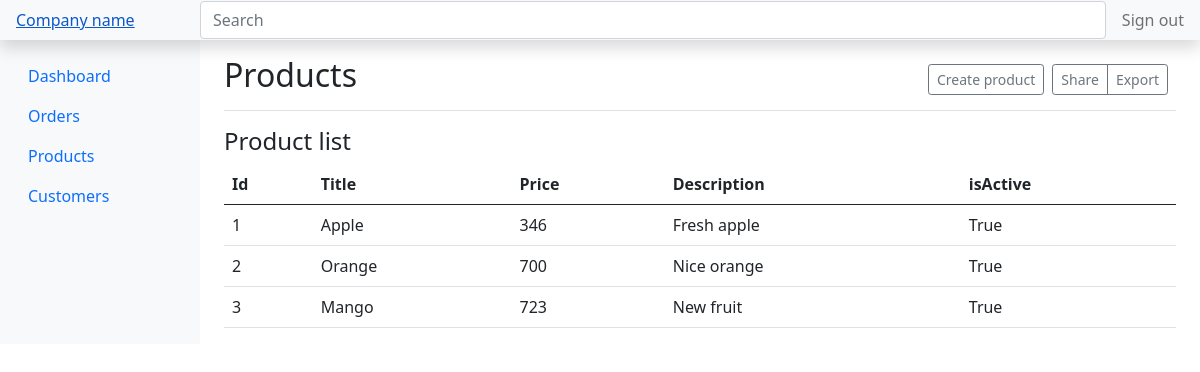
Screenshot of /admin/products (signed in) with the database file from the repository.
### app.py (models this page shows)
class Item(db.Model):
    id = db.Column(db.Integer, primary_key=True)
    title = db.Column(db.String(100), nullable=True)
    price = db.Column(db.Integer, nullable=True)
    description = db.Column(db.String(100), nullable=True)
    img = db.Column(db.Text, nullable=True)
    name = db.Column(db.Text, nullable=True)
    mimetype = db.Column(db.Text, nullable=True)
    isActive = db.Column(db.Boolean, default=True)

### app.py (the view)
@app.route('/admin/products', methods=['POST', 'GET'])
def admin_products():
    try:
        session['auth_admin']
        if request.method == "POST":
            title = request.form['title']
            description = request.form['description']
            price = request.form['price']
            pic = request.files['pic']
            filename = secure_filename(pic.filename)
            mimetype = pic.mimetype
            if not filename or not mimetype:
                return 'Bad upload!', 400
            item = Item(title=title, price=price, description=description, img=pic.read(), name=filename, mimetype=mimetype)
            try:
                db.session.add(item)
                db.session.commit()
                return redirect('/admin/products')
            except:
                return "Получилась ошибка"
        else:
            query_products = Item.query.all()
            products = []
            for i in query_products:
                products.append(dict(id=i.id, title=i.title, price=i.price, description=i.description, img=i.img, name=i.name, mimetype=i.mimetype, isActive=i.isActive))
            return render_template('admin_products.html', products=products)
    except:
        return render_template('admin_dashboard.html', memo='memo')

### templates/admin_products.html (shortened to what this page needs)
<!doctype html>
<html lang="en">
<head>
    <link href="https://getbootstrap.com/docs/5.0/dist/css/bootstrap.min.css" rel="stylesheet"
>
    <link href="https://getbootstrap.com/docs/5.0/examples/dashboard/dashboard.css" rel="stylesheet">
</head>
<body>
<header class="navbar navbar-light sticky-top bg-light flex-md-nowrap p-0 shadow">
    <a class="navbar navbar-light sticky-top bg-light col-md-3 col-lg-2 me-0 px-3" href="#">Company name</a>
    <input class="form-control form-control-dark w-100" type="text" placeholder="Search" aria-label="Search">
    <ul class="navbar-nav px-3">
        <li class="nav-item text-nowrap">
            <a class="nav-link" href="/delete-admin-auth/">Sign out</a>
        </li>
    </ul>
</header>
<div class="container-fluid">
    <div class="row">
        <nav id="sidebarMenu" class="col-md-3 col-lg-2 d-md-block bg-light sidebar collapse">
            <div class="position-sticky pt-3">
                <ul class="nav flex-column">
                    <li class="nav-item">
                        <a class="nav-link" href="/admin/dashboard">
                            Dashboard
                        </a>
                    </li>
                    <li class="nav-item">
                        <a class="nav-link" href="/admin/orders">
                            Orders
                        </a>
                    </li>
                    <li class="nav-item">
                        <a class="nav-link active" aria-current="page" href="/admin/products">
                            Products
                        </a>
                    </li>
                    <li class="nav-item">
                        <a class="nav-link" href="/admin/customers">
                            Customers
                        </a>
                    </li>
                </ul>
            </div>
        </nav>
        <main class="col-md-9 ms-sm-auto col-lg-10 px-md-4">
            <div class="d-flex justify-content-between flex-wrap flex-md-nowrap align-items-center pt-3 pb-2 mb-3 border-bottom">
                <h1 class="h2">Products</h1>
                <div class="btn-toolbar mb-2 mb-md-0">
                    <div class="btn-group me-2">
                        <div>
                            <button type="button" class="btn btn-sm btn-outline-secondary" data-toggle="modal"
                                    data-target=".bd-example-modal-lg"> Create product
                            </button>
                        </div>
                    </div>
                    <div class="btn-group me-2">
                        <button type="button" class="btn btn-sm btn-outline-secondary">Share</button>
                        <button type="button" class="btn btn-sm btn-outline-secondary">Export</button>
                    </div>
                </div>
            </div>
            <h4>Product list</h4>
            <div class="table-responsive">
                <table class="table table-hover">
                    <thead>
                    <tr>
                        <th>Id</th>
                        <th>Title</th>
                        <th>Price</th>
                        <th>Description</th>
                        <th>isActive</th>
                    </tr>
                    </thead>
                    <tbody>
                    {% for i in products %}
                    <tr data-toggle="modal" data-target="#{{ i.id }}">
                        <td>{{ i.id }}</td>
                        <td>{{ i.title }}</td>
                        <td>{{ i.price }}</td>
                        <td>{{ i.description }}</td>
                        <td>{{ i.isActive }}</td>
                    </tr>
                    {% endfor %}
                    </tbody>
                </table>
            </div>
        </main>
    </div>
</div>
</body>
</html>

### rows the page displays
Item: id "1", title "Apple", price "346", description "Fresh apple", isActive "True"
Item: id "2", title "Orange", price "700", description "Nice orange", isActive "True"
Item: id "3", title "Mango", price "723", description "New fruit", isActive "True"
